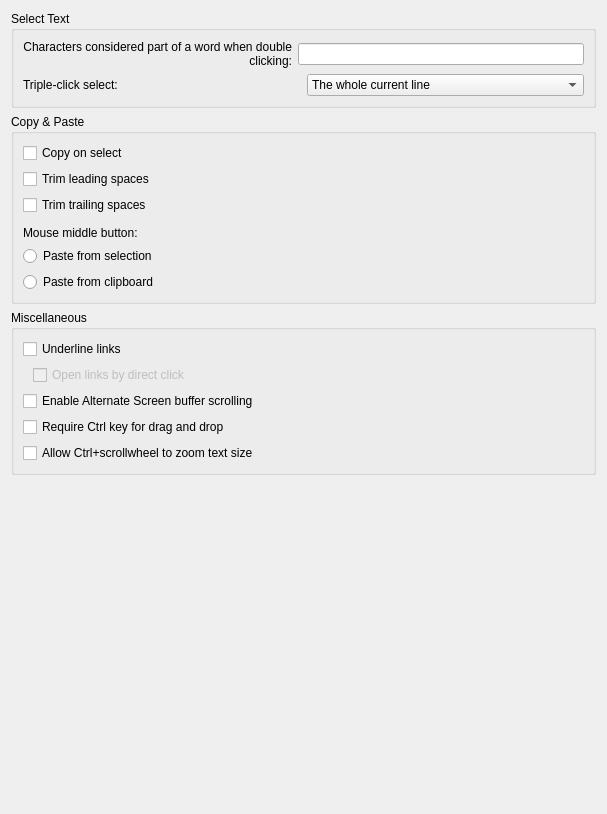
     <widget class="QWidget" name="mouseTab">
      <attribute name="title">
       <string>Mouse</string>
      </attribute>
      <layout class="QVBoxLayout" name="verticalLayout">
       <item>
        <widget class="QGroupBox" name="groupBox_9">
         <property name="title">
          <string>Select Text</string>
         </property>
         <property name="flat">
          <bool>true</bool>
         </property>
         <layout class="QVBoxLayout" name="_2">
          <item>
           <layout class="QHBoxLayout" name="_3">
            <item>
             <widget class="QLabel" name="label_11">
              <property name="text">
               <string>Characters considered part of a word when double clicking:</string>
              </property>
              <property name="alignment">
               <set>Qt::AlignRight|Qt::AlignTrailing|Qt::AlignVCenter</set>
              </property>
              <property name="wordWrap">
               <bool>true</bool>
              </property>
             </widget>
            </item>
            <item>
             <widget class="KLineEdit" name="wordCharacterEdit">
              <property name="toolTip">
               <string>Characters which are considered part of a word when double-clicking to select whole words in the terminal</string>
              </property>
             </widget>
            </item>
           </layout>
          </item>
          <item>
           <layout class="QHBoxLayout" name="_4">
            <item>
             <widget class="QLabel" name="label_17">
              <property name="text">
               <string>Triple-click select:</string>
              </property>
             </widget>
            </item>
            <item>
             <widget class="KComboBox" name="tripleClickModeCombo">
              <property name="toolTip">
               <string>Which part of current line should be selected with triple click .</string>
              </property>
              <item>
               <property name="text">
                <string>The whole current line</string>
               </property>
              </item>
              <item>
               <property name="text">
                <string>From mouse position to the end of line</string>
               </property>
              </item>
             </widget>
            </item>
           </layout>
          </item>
         </layout>
        </widget>
       </item>
       <item>
        <widget class="QGroupBox" name="groupBox_14">
         <property name="title">
          <string>Copy &amp;&amp; Paste</string>
         </property>
         <property name="flat">
          <bool>true</bool>
         </property>
         <layout class="QVBoxLayout" name="verticalLayout_3">
          <item>
           <widget class="QCheckBox" name="copyTextToClipboardButton">
            <property name="toolTip">
             <string>Automatically copy selected text into clipboard</string>
            </property>
            <property name="text">
             <string>Copy on select</string>
            </property>
           </widget>
          </item>
          <item>
           <widget class="QCheckBox" name="trimLeadingSpacesButton">
            <property name="toolTip">
             <string>Trim leading spaces in selected text, useful in some instances</string>
            </property>
            <property name="text">
             <string>Trim leading spaces</string>
            </property>
           </widget>
          </item>
          <item>
           <widget class="QCheckBox" name="trimTrailingSpacesButton">
            <property name="toolTip">
             <string>Trim trailing spaces in selected text, useful in some instances</string>
            </property>
            <property name="text">
             <string>Trim trailing spaces</string>
            </property>
           </widget>
          </item>
          <item>
           <spacer name="horizontalSpacer_5">
            <property name="orientation">
             <enum>Qt::Horizontal</enum>
            </property>
            <property name="sizeHint" stdset="0">
             <size>
              <width>561</width>
              <height>5</height>
             </size>
            </property>
           </spacer>
          </item>
          <item>
           <widget class="QLabel" name="label_13">
            <property name="text">
             <string>Mouse middle button:</string>
            </property>
           </widget>
          </item>
          <item>
           <widget class="QRadioButton" name="pasteFromX11SelectionButton">
            <property name="text">
             <string>Paste from selection</string>
            </property>
           </widget>
          </item>
          <item>
           <widget class="QRadioButton" name="pasteFromClipboardButton">
            <property name="text">
             <string>Paste from clipboard</string>
            </property>
           </widget>
          </item>
         </layout>
        </widget>
       </item>
       <item>
        <widget class="QGroupBox" name="groupBox_2">
         <property name="title">
          <string>Miscellaneous</string>
         </property>
         <property name="flat">
          <bool>true</bool>
         </property>
         <layout class="QVBoxLayout" name="verticalLayout_2">
          <item>
           <widget class="QCheckBox" name="underlineLinksButton">
            <property name="toolTip">
             <string>Text recognized as a link or an email address will be underlined when hovered by the mouse pointer.</string>
            </property>
            <property name="text">
             <string>Underline links</string>
            </property>
           </widget>
          </item>
          <item>
           <layout class="QHBoxLayout">
            <item>
             <spacer name="horizontalSpacer">
              <property name="orientation">
               <enum>Qt::Horizontal</enum>
              </property>
              <property name="sizeType">
               <enum>QSizePolicy::Fixed</enum>
              </property>
              <property name="sizeHint" stdset="0">
               <size>
                <width>10</width>
                <height>20</height>
               </size>
              </property>
             </spacer>
            </item>
            <item>
             <widget class="QCheckBox" name="openLinksByDirectClickButton">
              <property name="enabled">
               <bool>false</bool>
              </property>
              <property name="toolTip">
               <string>Text recognized as a link or an email address can be opened by direct mouse click.</string>
              </property>
              <property name="text">
               <string>Open links by direct click</string>
              </property>
             </widget>
            </item>
           </layout>
          </item>
          <item>
           <widget class="QCheckBox" name="enableAlternateScrollingButton">
            <property name="toolTip">
             <string>Mouse scroll wheel will emulate up/down key presses in programs that use the Alternate Screen buffer (e.g. less)</string>
            </property>
            <property name="text">
             <string>Enable Alternate Screen buffer scrolling</string>
            </property>
           </widget>
          </item>
          <item>
           <widget class="QCheckBox" name="ctrlRequiredForDragButton">
            <property name="toolTip">
             <string>Selected text will require control key plus click to drag.</string>
            </property>
            <property name="text">
             <string>Require Ctrl key for drag and drop</string>
            </property>
           </widget>
          </item>
          <item>
           <widget class="QCheckBox" name="enableMouseWheelZoomButton">
            <property name="toolTip">
             <string>Pressing Ctrl+scrollwheel will increase/decrease the text size.</string>
            </property>
            <property name="text">
             <string>Allow Ctrl+scrollwheel to zoom text size</string>
            </property>
           </widget>
          </item>
         </layout>
        </widget>
       </item>
       <item>
        <spacer name="verticalSpacer">
         <property name="orientation">
          <enum>Qt::Vertical</enum>
         </property>
         <property name="sizeHint" stdset="0">
          <size>
           <width>20</width>
           <height>328</height>
          </size>
         </property>
        </spacer>
       </item>
      </layout>
     </widget>
